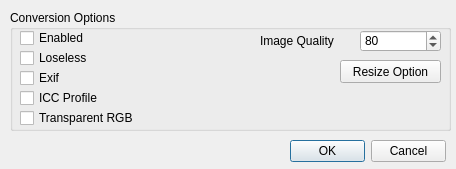
<?xml version="1.0" encoding="UTF-8"?>
<ui version="4.0">
 <class>Form</class>
 <widget class="QWidget" name="Form">
  <property name="geometry">
   <rect>
    <x>0</x>
    <y>0</y>
    <width>456</width>
    <height>169</height>
   </rect>
  </property>
  <property name="windowTitle">
   <string>Form</string>
  </property>
  <widget class="QGroupBox" name="groupBox">
   <property name="geometry">
    <rect>
     <x>10</x>
     <y>10</y>
     <width>441</width>
     <height>121</height>
    </rect>
   </property>
   <property name="title">
    <string>Conversion Options</string>
   </property>
   <widget class="QCheckBox" name="LoselessOptionBox">
    <property name="geometry">
     <rect>
      <x>10</x>
      <y>40</y>
      <width>81</width>
      <height>16</height>
     </rect>
    </property>
    <property name="text">
     <string>Loseless</string>
    </property>
   </widget>
   <widget class="QSpinBox" name="ImageQualityBox">
    <property name="geometry">
     <rect>
      <x>350</x>
      <y>20</y>
      <width>81</width>
      <height>22</height>
     </rect>
    </property>
    <property name="minimum">
     <number>1</number>
    </property>
    <property name="maximum">
     <number>100</number>
    </property>
    <property name="value">
     <number>80</number>
    </property>
   </widget>
   <widget class="QLabel" name="label">
    <property name="geometry">
     <rect>
      <x>250</x>
      <y>20</y>
      <width>91</width>
      <height>21</height>
     </rect>
    </property>
    <property name="text">
     <string>Image Quality</string>
    </property>
   </widget>
   <widget class="QCheckBox" name="ExifOptionBox">
    <property name="geometry">
     <rect>
      <x>10</x>
      <y>60</y>
      <width>81</width>
      <height>16</height>
     </rect>
    </property>
    <property name="text">
     <string>Exif</string>
    </property>
   </widget>
   <widget class="QCheckBox" name="ICCProfileOptionBox">
    <property name="geometry">
     <rect>
      <x>10</x>
      <y>80</y>
      <width>101</width>
      <height>16</height>
     </rect>
    </property>
    <property name="text">
     <string>ICC Profile</string>
    </property>
   </widget>
   <widget class="QCheckBox" name="ExactOptionBox">
    <property name="geometry">
     <rect>
      <x>10</x>
      <y>100</y>
      <width>131</width>
      <height>16</height>
     </rect>
    </property>
    <property name="text">
     <string>Transparent RGB</string>
    </property>
   </widget>
   <widget class="QCheckBox" name="ConversionEnableBox">
    <property name="geometry">
     <rect>
      <x>10</x>
      <y>20</y>
      <width>81</width>
      <height>16</height>
     </rect>
    </property>
    <property name="text">
     <string>Enabled</string>
    </property>
    <property name="checked">
     <bool>false</bool>
    </property>
    <property name="tristate">
     <bool>false</bool>
    </property>
   </widget>
   <widget class="QPushButton" name="open_resize_option_button">
    <property name="geometry">
     <rect>
      <x>330</x>
      <y>50</y>
      <width>101</width>
      <height>23</height>
     </rect>
    </property>
    <property name="text">
     <string>Resize Option</string>
    </property>
   </widget>
  </widget>
  <widget class="QDialogButtonBox" name="buttonBox">
   <property name="geometry">
    <rect>
     <x>290</x>
     <y>140</y>
     <width>156</width>
     <height>23</height>
    </rect>
   </property>
   <property name="standardButtons">
    <set>QDialogButtonBox::Cancel|QDialogButtonBox::Ok</set>
   </property>
  </widget>
 </widget>
 <resources/>
 <connections/>
</ui>
